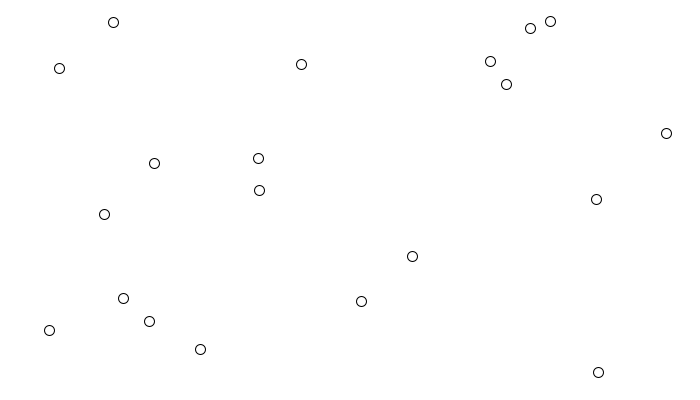
Frame 1 (no input)
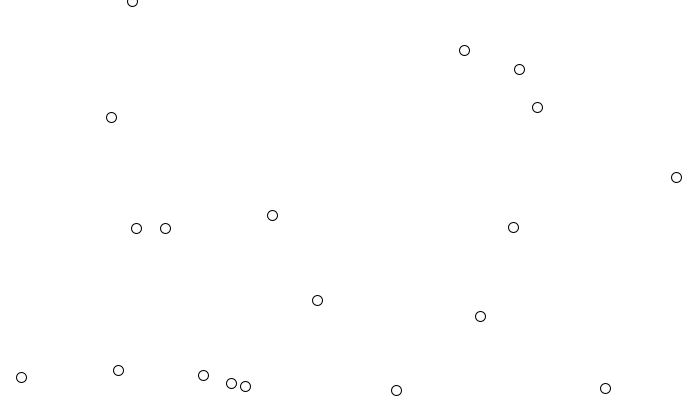
Frame 60 (the mouse pressed at the canvas centre just before this capture)
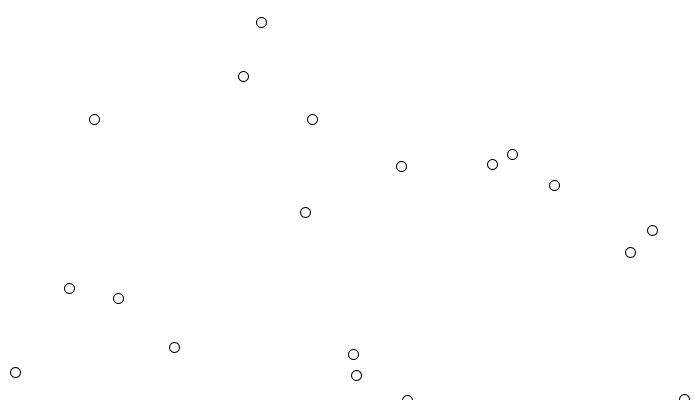
Frame 120 (the mouse held since frame 60 and released just before this capture)

The Processing sketch that drew these frames (run headless with seeded random() and noise(); from frame 60 on, the mouse is pressed at the canvas centre):

// Processing sketch: Ex_I_EvolutionEcosystem
// ── Ex_I_EvolutionEcosystem.pde
// Evolution EcoSystem
// Daniel Shiffman <http://www.shiffman.net>
// The Nature of Code

// A World of creatures that eat food
// The more they eat, the longer they survive
// The longer they survive, the more likely they are to reproduce
// The bigger they are, the easier it is to land on food
// The bigger they are, the slower they are to find food
// When the creatures die, food is left behind

 
//import oscP5.*;
//import netP5.*;

//OscP5 oscP5;

//int port = 57120;
//NetAddress location;


World world;

void setup() {
  size(700, 400);
  // World starts with 20 creatures
  // and 20 pieces of food
  //location = new NetAddress("127.0.0.1",port);
  //oscP5 = new OscP5(this,5500);
  world = new World(20);
  smooth();
}

void draw() {
  background(255);
  world.run();
}

// ── Bloop.pde
// The Nature of Code
// Daniel Shiffman
// http://natureofcode.com

// Evolution EcoSystem

// Creature class


class Bloop {
  float health;     // Life timer 

  PVector position; // position
  DNA dna;          // DNA   FILL THE CODE
  float xoff;       // For perlin noise
  float yoff;
  // DNA will determine size and maxspeed
  float r;
  float maxspeed;
  
  
  
  

  // Create a "bloop" creature
  Bloop(PVector l) { 
    position = l.get();
    health = 100; //FILL THE CODE
    xoff = random(1000);
    yoff = random(1000);
    //dna = dna_; //UNCOMMENT
    // Gene 0 determines maxspeed and r
    // The bigger the bloop, the slower it is
    maxspeed = 5;
    r = 10;
    
  }

  void run() {
    update();
    borders();
    display();
  }

  //UNCOMMENT
  // A bloop can find food and eat it
  void eat(Food f) {
    ArrayList<PVector> food = f.getFood();
    // Are we touching any food objects?
    for (int i = food.size()-1; i >= 0; i--) {
      PVector foodposition = food.get(i);
      float d = PVector.dist(position, foodposition);
      // If we are, juice up our strength!
      if (d < r/2) {
        // FILL THE CODE: increase health by 100

        
        // FILL THE CODE: remove the food element from the world
        // HINT: you can remove elements from an ArrayList using 
        // .remove(idx)

      
        // SONIFICATION: we are going to deal with it at the end
        //OscMessage msg = new OscMessage("/synth_control");
        
        // map idx of the scale
        //msg.add(/*FILL THE CODE*/);
        
        // map reverb mix
        //msg.add(/*FILL THE CODE*/);
        // map reverb room
        //msg.add(/*FILL THE CODE*/);
        
        // oscP5.send(msg, location);
            
      }
    }
  }
  // 

  //FILL THE CODE (UNCOMMENT before)
  /*
  // At any moment there is a teeny, tiny chance a bloop will reproduce
  Bloop reproduce() {
    // asexual reproduction
    if (// FILL THE CODE) {
      
      // Child is exact copy of single parent
      DNA childDNA = // FILL THE CODE
      
      // Child DNA can mutate
      // FILL THE CODE
      
      return new Bloop(position, childDNA);
    } 
    else {
      return null;
    }
  }
  */
  

  // Method to update position
  void update() {
    // Simple movement based on perlin noise
    float vx = map(noise(xoff),0,1,-maxspeed,maxspeed);
    float vy = map(noise(yoff),0,1,-maxspeed,maxspeed);
    PVector velocity = new PVector(vx,vy);
    xoff += 0.01;
    yoff += 0.01;

    position.add(velocity);
    // Death always looming
    // FILL THE CODE -> decrease health by 0.2 or 0.1
    //FILL THE CODE
  }

  // Wraparound
  void borders() {
    if (position.x < -r) position.x = width+r;
    if (position.y < -r) position.y = height+r;
    if (position.x > width+r) position.x = -r;
    if (position.y > height+r) position.y = -r;
  }

  // Method to display
  void display() {
    ellipseMode(CENTER);
    // ... //FILL THE CODE
    // ... //FILL THE CODE
    ellipse(position.x, position.y, r, r);
  }

//FILL THE CODE
  // Death
  boolean dead() {
    if (health < 0.0) {
      return true;
    } 
    else {
      return false;
    }
  }

}

// ── DNA.pde
// Evolution EcoSystem
// Daniel Shiffman <http://www.shiffman.net>

// Class to describe DNA
// Has more features for two parent mating (not used in this example)

// Evolution EcoSystem
// Daniel Shiffman <http://www.shiffman.net>

// Class to describe DNA
// Has more features for two parent mating (not used in this example)

class DNA {

  // The genetic sequence
  float[] genes;
  
  // Constructor (makes a random DNA)
  DNA() {
    // DNA is random floating point values between 0 and 1 (!!)
    genes = new float[1];
    for (int i = 0; i < genes.length; i++) {
      genes[i] = random(0,1);
    }
  }
  
  DNA(float[] newgenes) {
    genes = newgenes;
  }
  
  DNA copy() {
    float[] newgenes = new float[genes.length];
    //arraycopy(genes,newgenes);
    // JS mode not supporting arraycopy
    for (int i = 0; i < newgenes.length; i++) {
      newgenes[i] = genes[i];
    }
    
    return new DNA(newgenes);
  }
  
  // Based on a mutation probability, picks a new random character in array spots
  void mutate(float m) {
    for (int i = 0; i < genes.length; i++) {
      if (random(1) < m) {
         genes[i] = random(0,1);
      }
    }
  }
}

// ── Food.pde
// The Nature of Code
// Daniel Shiffman
// http://natureofcode.com

// Evolution EcoSystem

// A collection of food in the world

class Food {
  ArrayList<PVector> food;
 
  Food(int num) {
    // Start with some food
    food = new ArrayList();
    for (int i = 0; i < num; i++) {
       food.add(new PVector(random(width),random(height))); 
    }
  } 
  
  // Add some food at a position
  void add(PVector l) {
     food.add(l.get()); 
  }
  
  // Display the food
  void run() {
    for (PVector f : food) {
       rectMode(CENTER);
       stroke(0);
       fill(175);
       rect(f.x,f.y,8,8);
    } 
    
    // There's a small chance food will appear randomly
    if (random(1) < 0.005) {
       food.add(new PVector(random(width),random(height))); 
    }
  }
  
  // Return the list of food
  ArrayList getFood() {
    return food; 
  }
}

// ── World.pde
// The Nature of Code
// Daniel Shiffman
// http://natureofcode.com

// Evolution EcoSystem

// The World we live in
// Has bloops and food

class World {

  ArrayList<Bloop> bloops;    // An arraylist for all the creatures
  Food food; 

  // Constructor
  World(int num) {
    // Start with initial food and creatures
    food = new Food(num); 
    bloops = new ArrayList<Bloop>();              // Initialize the arraylist
    for (int i = 0; i < num; i++) {
      PVector l = new PVector(random(width),random(height));
      // FILL THE CODE --> instantiate DNA object
      bloops.add(new Bloop(l));
    }
  }

  // FILL THE CODE
  // Run the world
  void run() {
    // Deal with food
    //food.run();
    
    // Cycle through the ArrayList backwards b/c we are deleting
    for (int i = bloops.size()-1; i >= 0; i--) {
      // All bloops run and eat
      Bloop b = bloops.get(i);
      b.run();
      
      /* UNCOMMENT FILL THE CODE */
      
      /*
       b.eat(food);
      // If it's dead, kill it and make food FILL THE CODE
      if (// FILL THE CODE: check bloop is dead) {
        // FILL THE CODE: remove bloop
        // FILL THE CODE: add food in the same position where the bloop died
      }
      */
    

      // Perhaps this bloop would like to make a baby?
      //Bloop child = // FILL THE CODE perform reproduction
      // FILL THE CODE --> if reproduction is successful add bloop to the ecosystem
      
    }
  }
   
}
